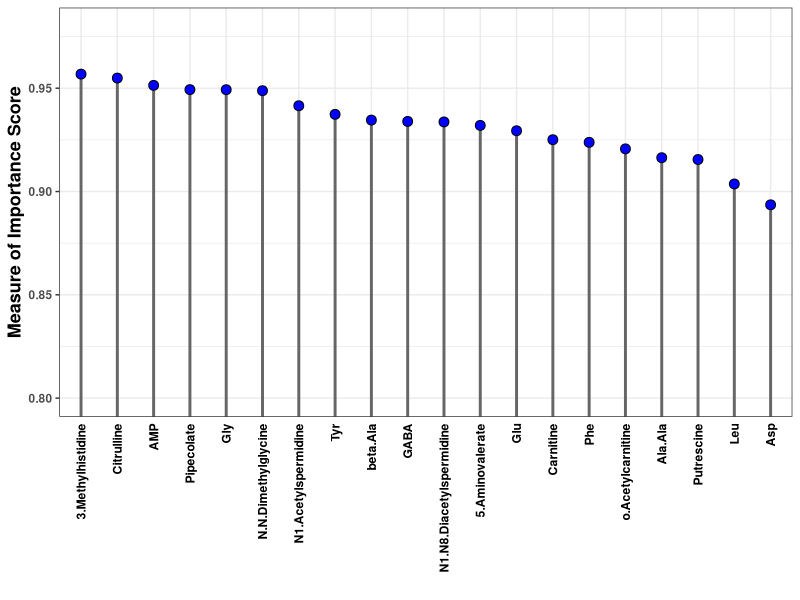

Here is the R script that generated this plot:
rm(list=ls())


# load library
if (!requireNamespace("ggplot2", quietly = TRUE)) {
  install.packages("ggplot2")
}
library(ggplot2)

# set working directory
setwd("Results")

# Plot importance score for lambda1: 10^6 lambda2: 10^3
###################################################################################
optimal_vars <- read.csv("var_ranks_QN.csv", header=FALSE)
non_zero_indicator <- read.csv("non_zeros_indicator_QN.csv", header=FALSE)
var_l2 <- read.csv("var_l2_vals_QN.csv", header=FALSE)
##
fun_clean_var <- function(x) sub("^[^_]*_", "", x)


## var 1  (lambda1: 10^6, lambda2: 10^3)
non_zero_indicator_var1 <- sum(non_zero_indicator[,1])
non_zero_vars_1 <- fun_clean_var(optimal_vars[1:20,1])
non_zero_l2_1 <- var_l2[1:20,1]


##
df_1 <- data.frame(var_names= non_zero_vars_1, l2_val=non_zero_l2_1)
# lollipop plot
p1 <- ggplot(df_1, aes(x = reorder(var_names, -l2_val), y = l2_val)) +
  # add the stick
  geom_segment(aes(x = reorder(var_names, -l2_val),
                   xend = reorder(var_names, -l2_val),
                   y = 0,
                   yend = l2_val),
               color = "grey40", linewidth = 1) +
  # add the circle
  geom_point(color = "black", fill = "blue", shape = 21, size = 3) +
  coord_cartesian(ylim = c(0.80, 0.98)) +
  theme_bw()+
  labs(y = "Measure of Importance Score", x = "") +
  theme(axis.text.x = element_text(angle = 90, vjust = 0.5, hjust = 1,
                                   color="black",face = "bold"),
        axis.text.y = element_text(face = "bold",size=8.5),
        axis.title.y =element_text(face = "bold",size=13),
        plot.title = element_text(color="black",size=17),
        axis.ticks.x = element_blank())
  

p1
ggsave("importance_score.png", plot = p1, width = 8, height = 6, units = "in", dpi = 300)
##########################################################
###################################################################################
